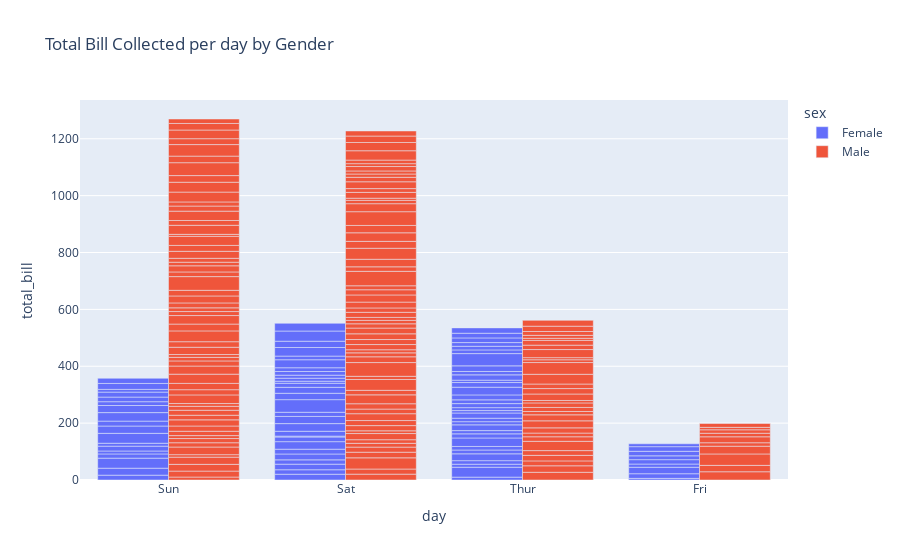

The code cell stored with this chart in its notebook:
### Code cell
fig = px.bar(df,x = 'day', y='total_bill',color = 'sex',barmode='group', title = 'Total Bill Collected per day by Gender')
fig.show()

### Figure 1 — Plotly figure (JSON) as saved in the notebook; plotly's stock layout.template omitted (floating-point values rounded to 4 significant figures; data arrays with more than 128 entries replaced by an {"elided": "..."} marker saying what was removed)
{"data": [{"alignmentgroup": "True", "hovertemplate": "sex=Female<br>day=%{x}<br>total_bill=%{y}<extra></extra>", "legendgroup": "Female", "marker": {"color": "#636efa", "pattern": {"shape": ""}}, "name": "Female", "offsetgroup": "Female", "orientation": "v", "showlegend": true, "textposition": "auto", "type": "bar", "x": ["Sun", "Sun", "Sun", "Sun", "Sun", "Sun", "Sat", "Sat", "Sat", "Sat", "Sat", "Sat", "Sun", "Sun", "Sat", "Sat", "Sat", "Sat", "Sat", "Sat", "Sat", "Thur", "Thur", "Fri", "Fri", "Fri", "Fri", "Fri", "Sat", "Sat", "Sat", "Sat", "Sat", "Sun", "Sun", "Thur", "Thur", "Thur", "Thur", "Thur", "Thur", "Thur", "Thur", "Thur", "Thur", "Thur", "Thur", "Thur", "Thur", "Thur", "Thur", "Thur", "Thur", "Thur", "Thur", "Thur", "Thur", "Sun", "Sun", "Sun", "Sun", "Sun", "Sat", "Sat", "Sun", "Sun", "Sun", "Thur", "Thur", "Thur", "Thur", "Thur", "Thur", "Thur", "Sat", "Sat", "Sat", "Sat", "Sat", "Fri", "Fri", "Fri", "Fri", "Sat", "Sat", "Sat", "Thur"], "xaxis": "x", "y": [16.99, 24.59, 35.26, 14.83, 10.33, 16.97, 20.29, 15.77, 19.65, 15.06, 20.69, 16.93, 10.29, 34.81, 26.41, 16.45, 3.07, 17.07, 26.86, 25.28, 14.73, 10.07, 34.83, 5.75, 16.32, 22.75, 11.35, 15.38, 44.3, 22.42, 20.92, 14.31, 7.25, 25.71, 17.31, 10.65, 12.43, 24.08, 13.42, 12.48, 29.8, 14.52, 11.38, 20.27, 11.17, 12.26, 18.26, 8.51, 10.33, 14.15, 13.16, 17.47, 27.05, 16.43, 8.35, 18.64, 11.87, 29.85, 25.0, 13.39, 16.21, 17.51, 10.59, 10.63, 9.6, 20.9, 18.15, 19.81, 43.11, 13.0, 12.74, 13.0, 16.4, 16.47, 12.76, 13.27, 28.17, 12.9, 30.14, 13.42, 15.98, 16.27, 10.09, 22.12, 35.83, 27.18, 18.78], "yaxis": "y"}, {"alignmentgroup": "True", "hovertemplate": "sex=Male<br>day=%{x}<br>total_bill=%{y}<extra></extra>", "legendgroup": "Male", "marker": {"color": "#EF553B", "pattern": {"shape": ""}}, "name": "Male", "offsetgroup": "Male", "orientation": "v", "showlegend": true, "textposition": "auto", "type": "bar", "x": {"elided": "157 str values"}, "xaxis": "x", "y": {"elided": "157 float values"}, "yaxis": "y"}], "layout": {"barmode": "group", "legend": {"title": {"text": "sex"}, "tracegroupgap": 0}, "title": {"text": "Total Bill Collected per day by Gender"}, "xaxis": {"anchor": "y", "domain": [0, 1], "title": {"text": "day"}}, "yaxis": {"anchor": "x", "domain": [0, 1], "title": {"text": "total_bill"}}}}
